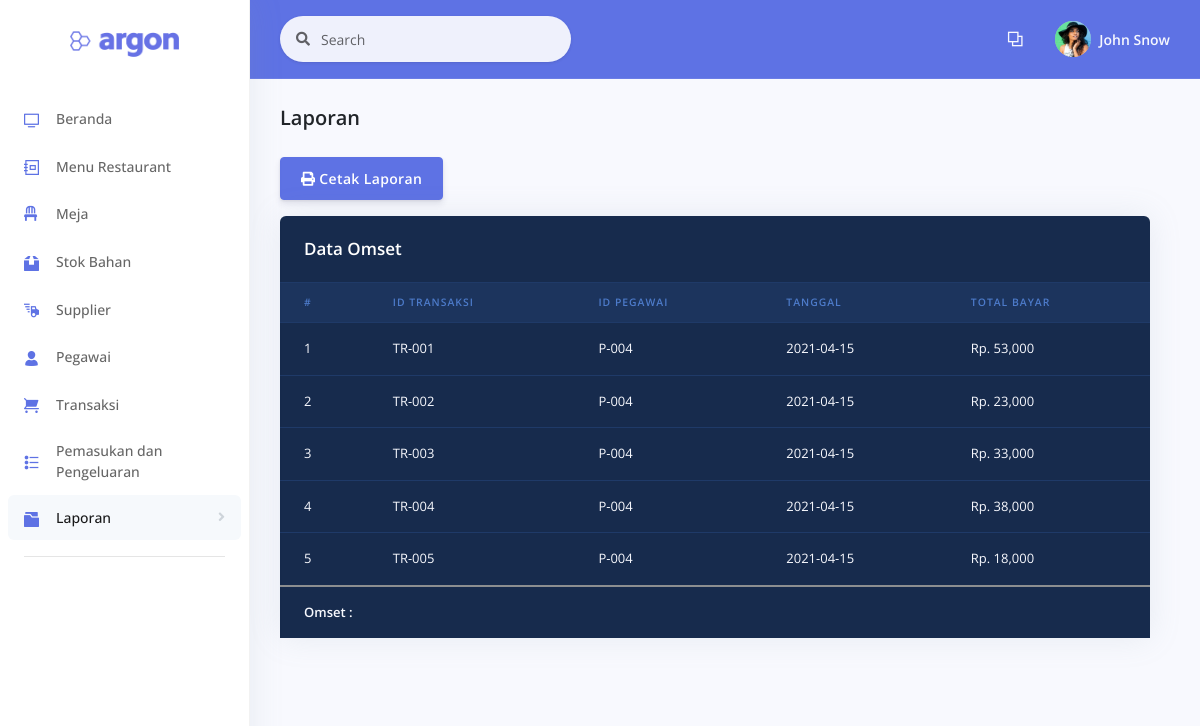
Before: /examples/laporanomset.php with the older database file.
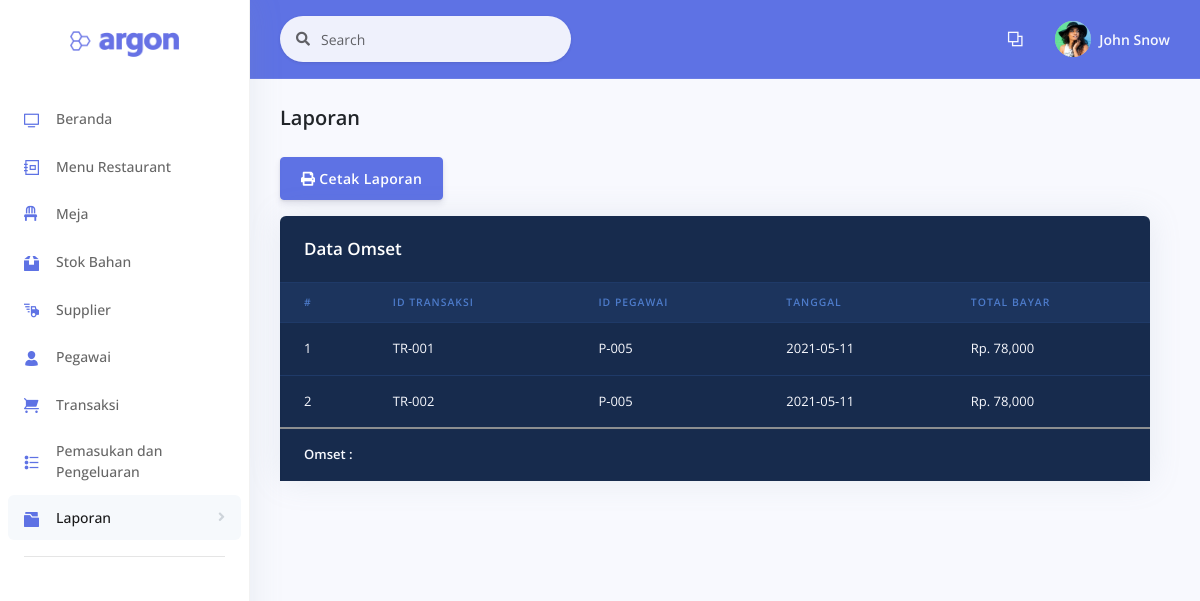
After: the same page with the newer database file.
### tables this page shows
CREATE TABLE `transaksi` (
  `id_transaksi` varchar(7) NOT NULL,
  `id_pegawai` varchar(7) NOT NULL,
  `id_meja` varchar(7) NOT NULL,
  `nama_pelanggan` varchar(50) NOT NULL,
  `tanggal` date NOT NULL,
  `total_bayar` int(11) NOT NULL,
  `pajak` int(11) NOT NULL,
  `tunai` int(11) NOT NULL,
  `kembali` int(11) NOT NULL
);

### examples/functions.php (called while the page is built, shortened)
<?php
function koneksi() {
	$conn = mysqli_connect("localhost", "root", "");
	mysqli_select_db($conn, "pw_restaurant");
	return $conn;
}
function query($sql) {
	$conn = koneksi();
	$result = mysqli_query($conn, "$sql");
	$rows = [];
	while ($row = mysqli_fetch_assoc($result)) {
		$rows[] = $row;
	}
	return $rows;
}
?>

### examples/laporanomset.php (the view, shortened to what the changed rows need)
<?php
  require 'functions.php';
  $transaksi = query("SELECT id_transaksi, id_pegawai, tanggal, total_bayar FROM transaksi");
?>
<!DOCTYPE html>
<html>
<head>
  <link rel="stylesheet" href="../assets/vendor/nucleo/css/nucleo.css" type="text/css">
  <link rel="stylesheet" href="../assets/vendor/@fortawesome/fontawesome-free/css/all.min.css" type="text/css">
  <link rel="stylesheet" href="../assets/css/argon.css?v=1.2.0" type="text/css">
  <link rel="stylesheet" href="../assets/css/style.css">
</head>
<body>
  <div class="main-content" id="panel">
    <div class="header pb-6">
      <div class="container-fluid">
        <div class="header-body">
            <div class="row tabel-gelap">
              <div class="col">
                <div class="card bg-default shadow">
                  <div class="table-responsive">
                    <table class="table align-items-center table-dark table-flush">
                      <thead class="thead-dark">
                        <tr>
                          <th scope="col" class="sort" data-sort="name">#</th>
                          <th scope="col" class="sort" data-sort="budget">ID Transaksi</th>
                          <th scope="col" class="sort" data-sort="status">ID Pegawai</th>
                          <th scope="col" class="sort" data-sort="completion">Tanggal</th>
                          <th scope="col" class="sort" data-sort="completion">Total bayar</th>
                        </tr>
                      </thead>
                      <tbody class="list">
                        <?php $i = 1; ?>
                        <?php foreach ($transaksi as $trans) { ?>
                          <tr>
                            <td><?php echo $i++; ?></td>
                            <td><?php echo $trans['id_transaksi']; ?></td>
                            <td><?php echo $trans['id_pegawai']; ?></td>
                            <td><?php echo $trans['tanggal']; ?></td>
                            <td>Rp. <?php echo number_format($trans['total_bayar']); ?></td>
                          </tr>
                        <?php } ?>
                      </tbody>
                      <tr>
                        <th colspan="5">Omset :</th>
                      </tr>
                    </table>
                  </div>
                </div>
              </div>
            </div>
        </div>
      </div>
    </div>
  </div>
</body>
</html>

Changed rows visible on the page:
removed transaksi: id_transaksi "TR-003", id_pegawai "P-004", tanggal "2021-04-15", total_bayar "33,000"
removed transaksi: id_transaksi "TR-004", id_pegawai "P-004", tanggal "2021-04-15", total_bayar "38,000"
removed transaksi: id_transaksi "TR-005", id_pegawai "P-004", tanggal "2021-04-15", total_bayar "18,000"
changed transaksi "TR-001": id_pegawai "P-004" → "P-005"; tanggal "2021-04-15" → "2021-05-11"; total_bayar "53,000" → "78,000"
changed transaksi "TR-002": id_pegawai "P-004" → "P-005"; tanggal "2021-04-15" → "2021-05-11"; total_bayar "23,000" → "78,000"
